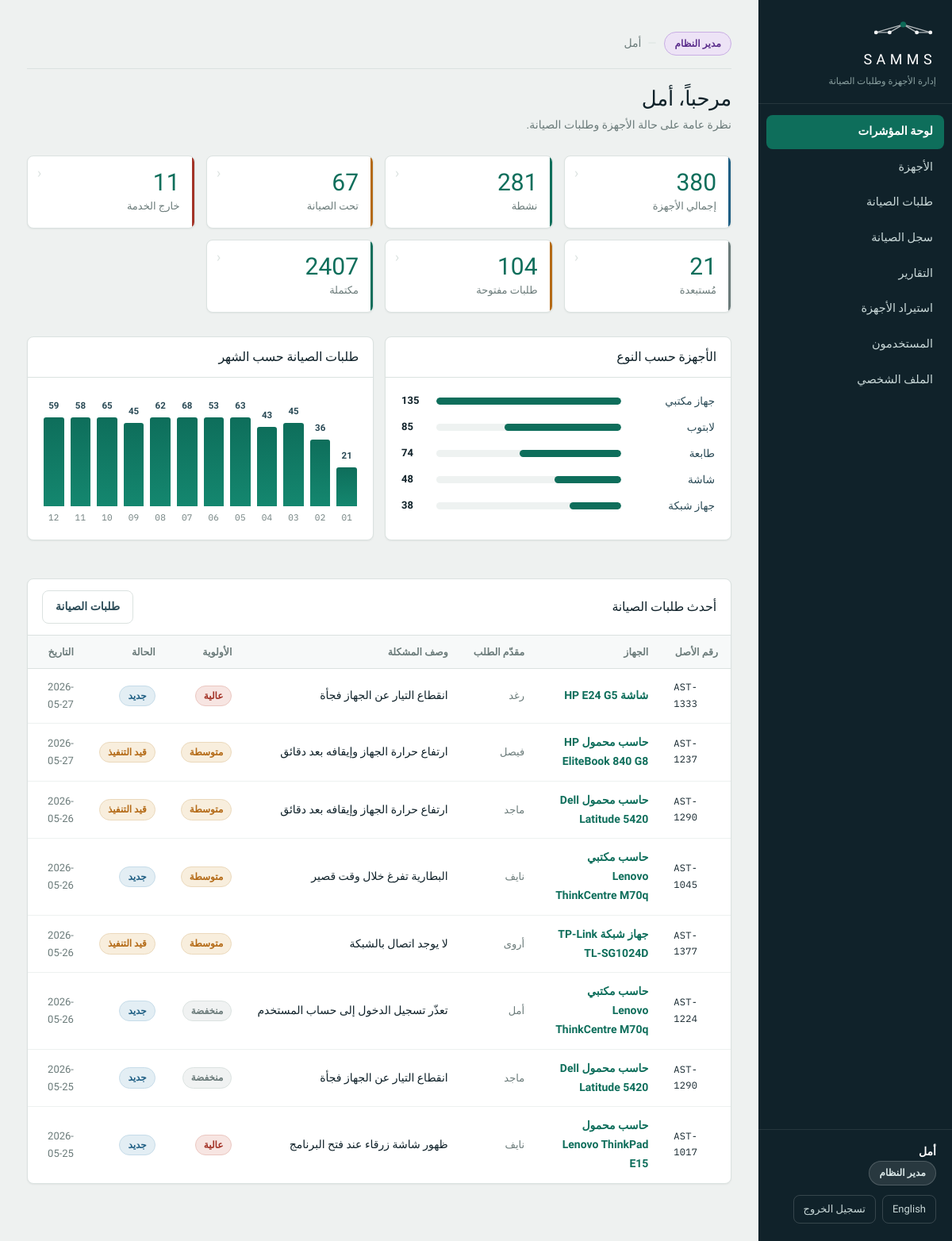
/dashboard.php (signed in), run on the app's committed database.
### tables this page shows
CREATE TABLE Users (
    UserID        INT AUTO_INCREMENT PRIMARY KEY,
    EmployeeNo    VARCHAR(20)  NOT NULL UNIQUE,
    FullName      VARCHAR(120) NOT NULL,
    FullNameEn    VARCHAR(120) NULL,
    Username      VARCHAR(50)  NOT NULL UNIQUE,
    PasswordHash  VARCHAR(255) NOT NULL,
    Email         VARCHAR(120) NOT NULL UNIQUE,
    Department    VARCHAR(100) NULL,
    DepartmentEn  VARCHAR(100) NULL,
    Role          ENUM('Admin','Employee','ITSupport','Manager') NOT NULL,
    IsActive      TINYINT(1)   NOT NULL DEFAULT 1,
    CreatedAt     DATETIME     NOT NULL DEFAULT CURRENT_TIMESTAMP,
    INDEX idx_users_role (Role)
);

CREATE TABLE MaintenanceRequests (
    RequestID            INT AUTO_INCREMENT PRIMARY KEY,
    AssetID              INT  NOT NULL,
    EmployeeID           INT  NOT NULL,
    ProblemDescription   TEXT NOT NULL,
    ProblemDescriptionEn TEXT NULL,
     
     
     
    FaultType            ENUM('Hardware','Software','Network','Power','Consumable','Peripheral','Other')
                         NOT NULL DEFAULT 'Other',
    Priority             ENUM('Low','Medium','High') NOT NULL DEFAULT 'Medium',
    Status               ENUM('New','InProgress','Completed','Cancelled') NOT NULL DEFAULT 'New',
    RequestDate          DATETIME NOT NULL DEFAULT CURRENT_TIMESTAMP,
    ClosedAt             DATETIME NULL,
     
     
     
     
    CONSTRAINT fk_req_asset FOREIGN KEY (AssetID)
        REFERENCES Assets(AssetID) ON DELETE RESTRICT,
    CONSTRAINT fk_req_employee FOREIGN KEY (EmployeeID)
        REFERENCES Users(UserID),
    INDEX idx_req_status (Status),
    INDEX idx_req_fault (FaultType),
    INDEX idx_req_date (RequestDate)
);

CREATE TABLE Assets (
    AssetID            INT AUTO_INCREMENT PRIMARY KEY,
    AssetNumber        VARCHAR(30)  NOT NULL UNIQUE,
    DeviceName         VARCHAR(120) NOT NULL,
    DeviceNameEn       VARCHAR(120) NULL,
    DeviceType         ENUM('Desktop','Laptop','Printer','Monitor','NetworkDevice') NOT NULL,
    Brand              VARCHAR(60)  NOT NULL,
    Model              VARCHAR(60)  NOT NULL,
    SerialNumber       VARCHAR(80)  NOT NULL UNIQUE,
    AssignedUserID     INT          NULL,
    AssignedDate       DATE         NULL,           
    Location           VARCHAR(120) NULL,
    LocationEn         VARCHAR(120) NULL,
    PurchaseDate       DATE         NULL,
    WarrantyExpiryDate DATE         NULL,
    Status             ENUM('Active','UnderMaintenance','OutOfService','Retired') NOT NULL DEFAULT 'Active',
    CreatedAt          DATETIME     NOT NULL DEFAULT CURRENT_TIMESTAMP,
    CONSTRAINT fk_assets_user FOREIGN KEY (AssignedUserID)
        REFERENCES Users(UserID) ON DELETE SET NULL,
    INDEX idx_assets_status (Status),
    INDEX idx_assets_type (DeviceType)
);

### includes/auth.php (called while the page is built, shortened)
<?php
require_once __DIR__ . '/functions.php';
function current_user(): ?array
{
    return $_SESSION['user'] ?? null;
}
function current_user_name(): string
{
    $u = current_user();
    return $u['name'];
}

### includes/lang.php (called while the page is built, shortened)
<?php
function locale(): string
{
    static $locale = null;
    if ($locale === null) {
        if (!empty($_SESSION['locale']) && in_array($_SESSION['locale'], SUPPORTED_LOCALES, true)) {
            $locale = $_SESSION['locale'];
        } elseif (!empty($_COOKIE[LOCALE_COOKIE]) && in_array($_COOKIE[LOCALE_COOKIE], SUPPORTED_LOCALES, true)) {
            $locale = $_COOKIE[LOCALE_COOKIE];
            $_SESSION['locale'] = $locale;
        } else {
            $locale = DEFAULT_LOCALE;
        }
    }
    return $locale;
}
function t(string $key, ...$args): string
{
    static $strings = [];
    $loc = locale();
    if (!isset($strings[$loc])) {
        $file = __DIR__ . '/../lang/' . $loc . '.php';
        $strings[$loc] = is_file($file) ? require $file : [];
    }
    $text = $strings[$loc][$key] ?? null;
    return $args ? vsprintf($text, $args) : $text;
}
function loc(array $row, string $column): string
{
    return (string) ($row[$column] ?? '');
}

### dashboard.php (the view, shortened to what this page needs)
<?php
require_once __DIR__ . '/includes/auth.php';
require_once __DIR__ . '/includes/header.php';
$pdo    = db();
$userId = current_user_id();
function count_by_status(PDO $pdo, string $sql, array $params = []): array
{
    $stmt = $pdo->prepare($sql);
    $stmt->execute($params);
    $out = [];
    foreach ($stmt->fetchAll() as $row) {
        $out[$row['Status']] = (int) $row['c'];
    }
    return $out;
}
$kpis = [];
$rows = [];
$tableTitle = '';
$intro = '';
$showCharts = false;
if ($role === 'Employee') {
    $intro = t('dash.intro_emp');
    $st = $pdo->prepare('SELECT COUNT(*) FROM Assets WHERE AssignedUserID = :id');
    $st->execute([':id' => $userId]);
    $myAssets = (int) $st->fetchColumn();
    $req = count_by_status(
        $pdo,
        'SELECT Status, COUNT(*) c FROM MaintenanceRequests WHERE EmployeeID = :id GROUP BY Status',
        [':id' => $userId]
    );
    $kpis = [
        [t('dash.my_assets'),    $myAssets,                                     'is-ok',   'my_assets.php'],
        [t('dash.open_req'),     ($req['New'] ?? 0) + ($req['InProgress'] ?? 0), 'is-warn', 'requests.php?status=New'],
        [t('dash.done_req'),     $req['Completed'] ?? 0,                         'is-ok',   'requests.php?status=Completed'],
        [t('dash.my_total_req'), array_sum($req),                                'is-new',  'requests.php'],
    ];
    $tableTitle = t('dash.my_latest');
    $stmt = $pdo->prepare(
        'SELECT r.RequestID, r.ProblemDescription, r.ProblemDescriptionEn, r.Priority,
                r.Status, r.RequestDate, a.AssetNumber, a.DeviceName, a.DeviceNameEn
         FROM MaintenanceRequests r
         JOIN Assets a ON a.AssetID = r.AssetID
         WHERE r.EmployeeID = :id
         ORDER BY r.RequestDate DESC LIMIT 8'
    );
    $stmt->execute([':id' => $userId]);
    $rows = $stmt->fetchAll();
} else {
    $intro      = t('dash.intro_mgr');
    $showCharts = true;
    $assets = count_by_status($pdo, 'SELECT Status, COUNT(*) c FROM Assets GROUP BY Status');
    $req    = count_by_status($pdo, 'SELECT Status, COUNT(*) c FROM MaintenanceRequests GROUP BY Status');
    $kpis = [
        [t('dash.total_assets'),   array_sum($assets),                             'is-new',   'assets.php'],
        [t('dash.active'),         $assets['Active'] ?? 0,                         'is-ok',    'assets.php?status=Active'],
        [t('dash.under_maint'),    $assets['UnderMaintenance'] ?? 0,               'is-warn',  'assets.php?status=UnderMaintenance'],
        [t('dash.out_of_service'), $assets['OutOfService'] ?? 0,                   'is-bad',   'assets.php?status=OutOfService'],
        [t('dash.retired'),        $assets['Retired'] ?? 0,                        'is-muted', 'assets.php?status=Retired'],
        [t('dash.open_req'),       ($req['New'] ?? 0) + ($req['InProgress'] ?? 0),  'is-warn',  'requests.php?status=New'],
        [t('dash.completed'),      $req['Completed'] ?? 0,                          'is-ok',    'requests.php?status=Completed'],
    ];
    $byType = $pdo->query(
        'SELECT DeviceType, COUNT(*) c FROM Assets GROUP BY DeviceType ORDER BY c DESC'
    )->fetchAll();
    $byMonth = $pdo->query(
        "SELECT DATE_FORMAT(RequestDate,'%Y-%m') ym, COUNT(*) c
         FROM MaintenanceRequests GROUP BY ym ORDER BY ym ASC LIMIT 12"
    )->fetchAll();
    $tableTitle = t('dash.latest');
    $rows = $pdo->query(
        'SELECT r.RequestID, r.ProblemDescription, r.ProblemDescriptionEn, r.Priority,
                r.Status, r.RequestDate, a.AssetNumber, a.DeviceName, a.DeviceNameEn,
                u.FullName AS Requester, u.FullNameEn AS RequesterEn
         FROM MaintenanceRequests r
         JOIN Assets a ON a.AssetID = r.AssetID
         JOIN Users  u ON u.UserID  = r.EmployeeID
         ORDER BY r.RequestDate DESC LIMIT 8'
    )->fetchAll();
}
?>
<div class="page-head">
    <h1><?= e(t('dash.greeting', current_user_name())) ?></h1>
    <p><?= e($intro) ?></p>
</div>
<div class="kpi-grid">
    <?php foreach ($kpis as [$label, $value, $tone, $link]): ?>
        <a href="<?= e($link) ?>" class="kpi <?= e($tone) ?>"
           title="<?= e(t('dash.drill_hint')) ?>">
            <span class="kpi-value"><?= (int) $value ?></span>
            <span class="kpi-label"><?= e($label) ?></span>
            <span class="kpi-go" aria-hidden="true">&#8250;</span>
        </a>
    <?php endforeach; ?>
</div>
<?php if ($showCharts): ?>
<div class="chart-row">
    <section class="panel">
        <div class="panel-head"><h2><?= e(t('dash.by_type')) ?></h2></div>
        <div class="chart-body">
            <?php $maxT = max(array_map(fn($r) => (int) $r['c'], $byType ?: [['c' => 1]])); ?>
            <?php foreach ($byType as $r): ?>
                <a class="bar-row" href="assets.php?type=<?= e(urlencode($r['DeviceType'])) ?>"
                   title="<?= e(device_type_label($r['DeviceType'])) ?> — <?= (int) $r['c'] ?>">
                    <span class="bar-label"><?= e(device_type_label($r['DeviceType'])) ?></span>
                    <span class="bar-track">
                        <span class="bar-fill" style="width: <?= $maxT ? round($r['c'] / $maxT * 100) : 0 ?>%"></span>
                    </span>
                    <span class="bar-value"><?= (int) $r['c'] ?></span>
                </a>
            <?php endforeach; ?>
        </div>
    </section>
    <section class="panel">
        <div class="panel-head"><h2><?= e(t('dash.by_month')) ?></h2></div>
        <div class="chart-body">
            <?php $maxM = max(array_map(fn($r) => (int) $r['c'], $byMonth ?: [['c' => 1]])); ?>
            <div class="col-chart">
                <?php foreach ($byMonth as $r): ?>
                    <a class="col-item" href="requests.php?month=<?= e(urlencode($r['ym'])) ?>"
                       title="<?= e($r['ym']) ?> — <?= (int) $r['c'] ?>">
                        <span class="col-bar" style="height: <?= $maxM ? max(6, round($r['c'] / $maxM * 100)) : 6 ?>%"></span>
                        <span class="col-cap"><?= (int) $r['c'] ?></span>
                        <span class="col-label ident"><?= e(substr($r['ym'], 5)) ?></span>
                    </a>
                <?php endforeach; ?>
            </div>
        </div>
    </section>
</div>
<?php endif; ?>
<section class="panel">
    <div class="panel-head">
        <h2><?= e($tableTitle) ?></h2>
        <a href="requests.php" class="btn btn-inline btn-ghost"><?= e(t('nav.requests')) ?></a>
    </div>
    <?php if (!$rows): ?>
        <p class="empty"><?= e(t('dash.no_requests')) ?></p>
    <?php else: ?>
        <div class="table-wrap">
            <table class="data">
                <thead>
                    <tr>
                        <th><?= e(t('asset.number')) ?></th>
                        <th><?= e(t('req.asset')) ?></th>
                        <?php if ($role !== 'Employee'): ?><th><?= e(t('req.requester')) ?></th><?php endif; ?>
                        <th><?= e(t('req.problem')) ?></th>
                        <th><?= e(t('req.priority')) ?></th>
                        <th><?= e(t('req.status')) ?></th>
                        <th><?= e(t('c.date')) ?></th>
                    </tr>
                </thead>
                <tbody>
                <?php foreach ($rows as $r): ?>
                    <tr>
                        <td><span class="ident"><?= e($r['AssetNumber']) ?></span></td>
                        <td class="cell-strong">
                            <a href="request_view.php?id=<?= (int) $r['RequestID'] ?>"><?= e(loc($r, 'DeviceName')) ?></a>
                        </td>
                        <?php if ($role !== 'Employee'): ?>
                            <td class="cell-muted"><?= e(loc($r, 'Requester')) ?></td>
                        <?php endif; ?>
                        <td><span class="truncate" title="<?= e(loc($r, 'ProblemDescription')) ?>"><?= e(loc($r, 'ProblemDescription')) ?></span></td>
                        <td><?= badge($r['Priority'], priority_label($r['Priority'])) ?></td>
                        <td><?= badge($r['Status'], request_status_label($r['Status'])) ?></td>
                        <td class="cell-muted"><?= e(fmt_date($r['RequestDate'])) ?></td>
                    </tr>
                <?php endforeach; ?>
                </tbody>
            </table>
        </div>
    <?php endif; ?>
</section>
<?php require_once __DIR__ . '/includes/footer.php'; ?>

### includes/functions.php (shortened to what this page needs)
<?php
require_once __DIR__ . '/lang.php';
function e(?string $value): string
{
    return htmlspecialchars($value ?? '', ENT_QUOTES, 'UTF-8');
}
function request_status_label(string $s): string { return t('rstatus.' . $s); }
function priority_label(string $p): string      { return t('prio.' . $p); }
function device_type_label(string $d): string   { return t('dtype.' . $d); }
function status_class(string $status): string
{
    return [
        'Active'           => 'is-ok',
        'Completed'        => 'is-ok',
        'UnderMaintenance' => 'is-warn',
        'InProgress'       => 'is-warn',
        'OutOfService'     => 'is-bad',
        'Retired'          => 'is-muted',
        'High'             => 'is-bad',
        'Medium'           => 'is-warn',
        'Low'              => 'is-muted',
        'New'              => 'is-new',
        'Cancelled'        => 'is-muted',
    ][$status] ?? 'is-muted';
}
function badge(string $value, string $label): string
{
    return '<span class="badge ' . e(status_class($value)) . '">' . e($label) . '</span>';
}
function fmt_date(?string $datetime, bool $withTime = false): string
{
    $ts = strtotime($datetime);
    return date($withTime ? 'Y-m-d H:i' : 'Y-m-d', $ts);
}
function logo_svg(int $height = 30, string $class = 'logo'): string
{
    $w = (int) round($height * 140 / 44);
    return '<svg class="' . e($class) . '" width="' . $w . '" height="' . $height . '"'
         . ' viewBox="0 0 140 44" fill="none" role="img" aria-label="SAMMS">'
         . '<g stroke="currentColor" stroke-width="2.1" stroke-linecap="round" opacity=".72">'
         . '<path d="M70 15 12 32"/>'
         . '<path d="M70 15 41 32"/>'
         . '<path d="M70 15 99 32"/>'
         . '<path d="M70 15 128 32"/>'
         . '<path d="M12 32h29"/>'
         . '<path d="M99 32h29"/>'
         . '</g>'
         . '<g fill="currentColor">'
         . '<circle cx="12" cy="32" r="4.1"/>'
         . '<circle cx="41" cy="32" r="4.1"/>'
         . '<circle cx="99" cy="32" r="4.1"/>'
         . '<circle cx="128" cy="32" r="4.1"/>'
         . '</g>'
         . '<circle class="logo-hub" cx="70" cy="15" r="6.2" fill="currentColor"/>'
         . '</svg>';
}

### data on the page
users: FullName "مرحباً، أمل"
maintenancerequests: AssetID.AssetNumber "AST-1333", AssetID.DeviceName "شاشة HP E24 G5", EmployeeID.FullName "رغد", ProblemDescription "انقطاع التيار عن الجهاز فجأة", label "عالية جديد", RequestDate "2026-05-27"
maintenancerequests: AssetID.AssetNumber "AST-1237", AssetID.DeviceName "حاسب محمول HP EliteBook 840 G8", EmployeeID.FullName "فيصل", ProblemDescription "ارتفاع حرارة الجهاز وإيقافه بعد دقائق", label "متوسطة قيد التنفيذ", RequestDate "2026-05-27"
maintenancerequests: AssetID.AssetNumber "AST-1290", AssetID.DeviceName "حاسب محمول Dell Latitude 5420", EmployeeID.FullName "ماجد", ProblemDescription "ارتفاع حرارة الجهاز وإيقافه بعد دقائق", label "متوسطة قيد التنفيذ", RequestDate "2026-05-26"
maintenancerequests: AssetID.AssetNumber "AST-1045", AssetID.DeviceName "حاسب مكتبي Lenovo ThinkCentre M70q", EmployeeID.FullName "نايف", ProblemDescription "البطارية تفرغ خلال وقت قصير", label "متوسطة جديد", RequestDate "2026-05-26"
maintenancerequests: AssetID.AssetNumber "AST-1377", AssetID.DeviceName "جهاز شبكة TP-Link TL-SG1024D", EmployeeID.FullName "أروى", ProblemDescription "لا يوجد اتصال بالشبكة", label "متوسطة قيد التنفيذ", RequestDate "2026-05-26"
maintenancerequests: AssetID.AssetNumber "AST-1224", AssetID.DeviceName "حاسب مكتبي Lenovo ThinkCentre M70q", EmployeeID.FullName "أمل", ProblemDescription "تعذّر تسجيل الدخول إلى حساب المستخدم", label "منخفضة جديد", RequestDate "2026-05-26"
maintenancerequests: AssetID.AssetNumber "AST-1290", AssetID.DeviceName "حاسب محمول Dell Latitude 5420", EmployeeID.FullName "ماجد", ProblemDescription "انقطاع التيار عن الجهاز فجأة", label "منخفضة جديد", RequestDate "2026-05-25"
maintenancerequests: AssetID.AssetNumber "AST-1017", AssetID.DeviceName "حاسب محمول Lenovo ThinkPad E15", EmployeeID.FullName "نايف", ProblemDescription "ظهور شاشة زرقاء عند فتح البرنامج", label "عالية جديد", RequestDate "2026-05-25"

### other printed values
t('app.brand_sub') "إدارة الأجهزة وطلبات الصيانة"
t($item['key']) "لوحة المؤشرات"
t($item['key']) "الأجهزة"
t($item['key']) "طلبات الصيانة"
t($item['key']) "سجل الصيانة"
t($item['key']) "التقارير"
t($item['key']) "استيراد الأجهزة"
t($item['key']) "المستخدمون"
t($item['key']) "الملف الشخصي"
current_first_name() "أمل"
role_label($role) "مدير النظام"
t('c.language') "English"
t('auth.sign_out') "تسجيل الخروج"
$intro "نظرة عامة على حالة الأجهزة وطلبات الصيانة."
$value "380"
